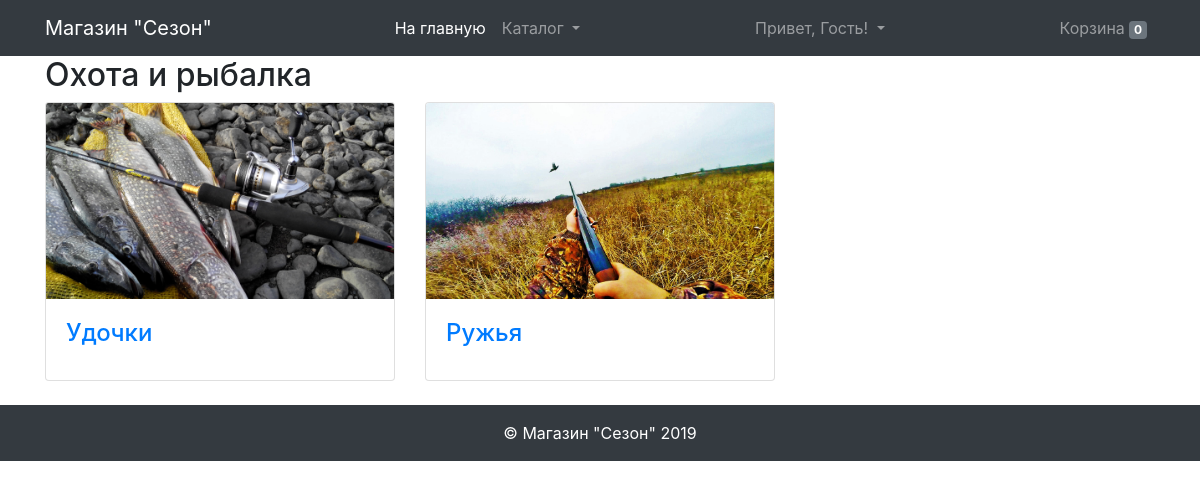
Page /part/ohota-i-ribalka/ on the earlier database version.
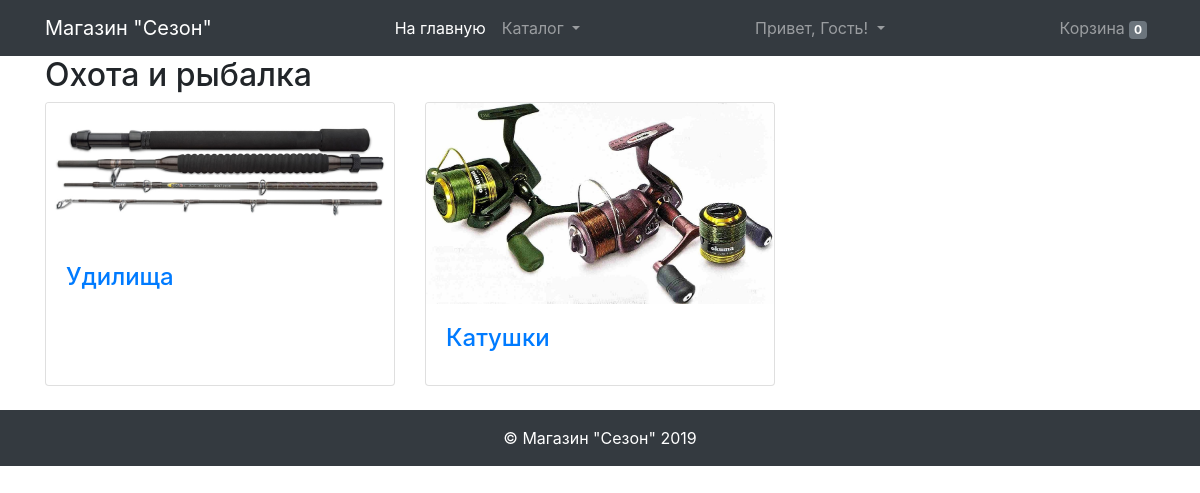
Same page on the later database version.
### welcome/models.py (models this page shows, shortened)
class Category(models.Model):
	name = models.CharField(max_length=100)
	part = models.ForeignKey(Part)
	slug = models.SlugField(blank=True)
	image = models.ImageField(upload_to=image_folder)
	def get_absolute_url(self):
		return reverse('category_detail', kwargs={'category_slug': self.slug})

### welcome/views.py (the view)
# urls.py: url(r'^part/(?P<part_slug>[-\w]+)/$', part_view, name='part_detail'),
def part_view(request, part_slug):
	try:
		cart_id = request.session['cart_id']
		cart = Cart.objects.get(id=cart_id)
		request.session['total'] = cart.items.count()
	except:
		cart = Cart()
		cart.save()
		cart_id = cart.id
		request.session['cart_id'] = cart_id
		cart = Cart.objects.get(id=cart_id)
	part = Part.objects.get(slug=part_slug)
	parts = Part.objects.all()
	categories = Category.objects.all()
	categories_of_part = Category.objects.filter(part=part)
	context = {
        'part': part,
		'categories': categories,
		'categories_of_part': categories_of_part,
		'parts': parts,
		'cart': cart
    }
	return render(request, 'part.html', context)

### welcome/models.py (called while the page is built)
	def get_absolute_url(self):
		return reverse('part_detail', kwargs={'part_slug': self.slug})

### welcome/templates/part.html (shortened to what this page needs)
{% extends 'base.html' %}
{% load static %}
{% block content %}
<div class="row">
    <div class="col-sm-4">
        <h2>{{ part.name }}</h2>
    </div>
</div>
<div class="row">
    {%for category in categories_of_part%}
    <div class="col-lg-4 col-md-6 mb-4">
            <div class="card h-100">
              <a href="{{ category.get_absolute_url }}"><img class="card-img-top" src="{{ category.image.url }}" alt=""></a>
              <div class="card-body">
                <h4 class="card-title">
                  <a href="{{ category.get_absolute_url }}">{{ category.name }}</a>
                </h4>
              </div>
            </div>
          </div>
    {%endfor%}
</div>
{% endblock content %}

Differences in the rows shown:
removed Category: image (picture), name "Удочки"
removed Category: image (picture), name "Ружья"
added Category: image (picture), name "Удилища"
added Category: image (picture), name "Катушки"
